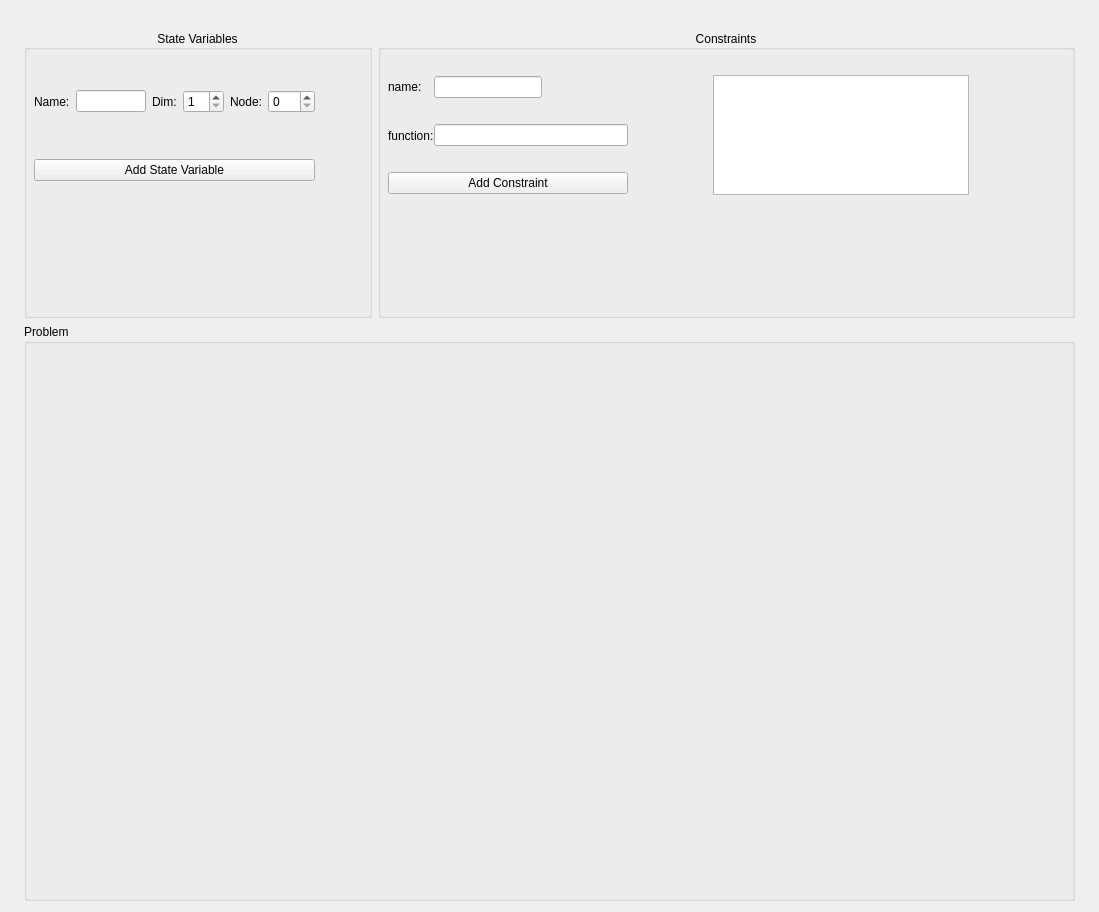
<?xml version="1.0" encoding="UTF-8"?>
<ui version="4.0">
 <class>Form</class>
 <widget class="QWidget" name="Form">
  <property name="geometry">
   <rect>
    <x>0</x>
    <y>0</y>
    <width>1099</width>
    <height>912</height>
   </rect>
  </property>
  <property name="mouseTracking">
   <bool>false</bool>
  </property>
  <property name="windowTitle">
   <string>Form</string>
  </property>
  <widget class="QWidget" name="verticalLayoutWidget">
   <property name="geometry">
    <rect>
     <x>24</x>
     <y>30</y>
     <width>1051</width>
     <height>871</height>
    </rect>
   </property>
   <layout class="QVBoxLayout" name="mainLayout" stretch="1,2">
    <item>
     <layout class="QHBoxLayout" name="horizontalLayout" stretch="1,2">
      <item>
       <widget class="QGroupBox" name="SV">
        <property name="title">
         <string>State Variables</string>
        </property>
        <property name="alignment">
         <set>Qt::AlignCenter</set>
        </property>
        <property name="flat">
         <bool>false</bool>
        </property>
        <property name="checkable">
         <bool>false</bool>
        </property>
        <widget class="QWidget" name="gridLayoutWidget_2">
         <property name="geometry">
          <rect>
           <x>10</x>
           <y>20</y>
           <width>281</width>
           <height>171</height>
          </rect>
         </property>
         <layout class="QGridLayout" name="gridLayout_2">
          <item row="0" column="0">
           <widget class="QLabel" name="SVName">
            <property name="text">
             <string>Name:</string>
            </property>
           </widget>
          </item>
          <item row="0" column="5">
           <widget class="NodesSpinBox" name="SVNodeInput">
            <property name="palette">
             <palette>
              <active>
               <colorrole role="Highlight">
                <brush brushstyle="SolidPattern">
                 <color alpha="0">
                  <red>87</red>
                  <green>49</green>
                  <blue>198</blue>
                 </color>
                </brush>
               </colorrole>
               <colorrole role="HighlightedText">
                <brush brushstyle="SolidPattern">
                 <color alpha="255">
                  <red>0</red>
                  <green>0</green>
                  <blue>0</blue>
                 </color>
                </brush>
               </colorrole>
              </active>
              <inactive>
               <colorrole role="Highlight">
                <brush brushstyle="SolidPattern">
                 <color alpha="0">
                  <red>87</red>
                  <green>49</green>
                  <blue>198</blue>
                 </color>
                </brush>
               </colorrole>
               <colorrole role="HighlightedText">
                <brush brushstyle="SolidPattern">
                 <color alpha="255">
                  <red>0</red>
                  <green>0</green>
                  <blue>0</blue>
                 </color>
                </brush>
               </colorrole>
              </inactive>
              <disabled>
               <colorrole role="Highlight">
                <brush brushstyle="SolidPattern">
                 <color alpha="255">
                  <red>145</red>
                  <green>141</green>
                  <blue>126</blue>
                 </color>
                </brush>
               </colorrole>
               <colorrole role="HighlightedText">
                <brush brushstyle="SolidPattern">
                 <color alpha="255">
                  <red>0</red>
                  <green>0</green>
                  <blue>0</blue>
                 </color>
                </brush>
               </colorrole>
              </disabled>
             </palette>
            </property>
            <property name="maximum">
             <number>102</number>
            </property>
            <property name="value">
             <number>0</number>
            </property>
           </widget>
          </item>
          <item row="0" column="4">
           <widget class="QLabel" name="SVNode">
            <property name="text">
             <string>Node:</string>
            </property>
           </widget>
          </item>
          <item row="0" column="1">
           <widget class="QLineEdit" name="SVNameInput"/>
          </item>
          <item row="0" column="3">
           <widget class="QSpinBox" name="SVDimInput">
            <property name="minimum">
             <number>1</number>
            </property>
           </widget>
          </item>
          <item row="0" column="2">
           <widget class="QLabel" name="SVDim">
            <property name="text">
             <string>Dim:</string>
            </property>
           </widget>
          </item>
          <item row="1" column="0" colspan="6">
           <widget class="QPushButton" name="SVAddButton">
            <property name="text">
             <string>Add State Variable</string>
            </property>
           </widget>
          </item>
         </layout>
        </widget>
       </widget>
      </item>
      <item>
       <widget class="QGroupBox" name="CT">
        <property name="layoutDirection">
         <enum>Qt::LeftToRight</enum>
        </property>
        <property name="title">
         <string>Constraints</string>
        </property>
        <property name="alignment">
         <set>Qt::AlignCenter</set>
        </property>
        <widget class="QWidget" name="gridLayoutWidget">
         <property name="geometry">
          <rect>
           <x>10</x>
           <y>20</y>
           <width>581</width>
           <height>171</height>
          </rect>
         </property>
         <layout class="QGridLayout" name="CTGrid">
          <property name="spacing">
           <number>0</number>
          </property>
          <item row="0" column="0">
           <widget class="QLabel" name="CTName">
            <property name="text">
             <string>name:</string>
            </property>
           </widget>
          </item>
          <item row="0" column="1">
           <widget class="QLineEdit" name="CTNameInput"/>
          </item>
          <item row="2" column="0" colspan="3">
           <widget class="QPushButton" name="CTButton">
            <property name="text">
             <string>Add Constraint</string>
            </property>
           </widget>
          </item>
          <item row="1" column="0">
           <widget class="QLabel" name="CTFunction">
            <property name="text">
             <string>function:</string>
            </property>
           </widget>
          </item>
          <item row="0" column="2">
           <spacer name="horizontalSpacer">
            <property name="orientation">
             <enum>Qt::Horizontal</enum>
            </property>
            <property name="sizeType">
             <enum>QSizePolicy::Expanding</enum>
            </property>
            <property name="sizeHint" stdset="0">
             <size>
              <width>40</width>
              <height>20</height>
             </size>
            </property>
           </spacer>
          </item>
          <item row="1" column="1" colspan="2">
           <widget class="LineEdit" name="CTFunctionInput"/>
          </item>
          <item row="0" column="4" rowspan="3">
           <widget class="QListWidget" name="CTList">
            <property name="editTriggers">
             <set>QAbstractItemView::DoubleClicked|QAbstractItemView::EditKeyPressed</set>
            </property>
            <property name="dragEnabled">
             <bool>true</bool>
            </property>
            <property name="dragDropMode">
             <enum>QAbstractItemView::DragOnly</enum>
            </property>
           </widget>
          </item>
          <item row="0" column="3" rowspan="3">
           <spacer name="horizontalSpacer_2">
            <property name="orientation">
             <enum>Qt::Horizontal</enum>
            </property>
            <property name="sizeHint" stdset="0">
             <size>
              <width>40</width>
              <height>20</height>
             </size>
            </property>
           </spacer>
          </item>
         </layout>
        </widget>
       </widget>
      </item>
     </layout>
    </item>
    <item>
     <widget class="QGroupBox" name="PRB">
      <property name="title">
       <string>Problem</string>
      </property>
     </widget>
    </item>
   </layout>
  </widget>
  <action name="actionExit">
   <property name="icon">
    <iconset>
     <normaloff>../../../../.designer/resources/rocket.svg</normaloff>../../../../.designer/resources/rocket.svg</iconset>
   </property>
   <property name="text">
    <string>Exit</string>
   </property>
   <property name="toolTip">
    <string>Exit Horizon GUI</string>
   </property>
   <property name="shortcut">
    <string>Ctrl+E</string>
   </property>
  </action>
  <action name="actionAbout">
   <property name="icon">
    <iconset>
     <normaloff>../../../../.designer/resources/info.svg</normaloff>../../../../.designer/resources/info.svg</iconset>
   </property>
   <property name="text">
    <string>About</string>
   </property>
   <property name="toolTip">
    <string>Info about Horizon GUI</string>
   </property>
   <property name="shortcut">
    <string>Ctrl+I</string>
   </property>
  </action>
 </widget>
 <customwidgets>
  <customwidget>
   <class>NodesSpinBox</class>
   <extends>QSpinBox</extends>
   <header>custom_widgets/nodes_spinbox.h</header>
  </customwidget>
  <customwidget>
   <class>LineEdit</class>
   <extends>QLineEdit</extends>
   <header>custom_widgets/line_edit.h</header>
  </customwidget>
 </customwidgets>
 <tabstops>
  <tabstop>CTNameInput</tabstop>
  <tabstop>CTFunctionInput</tabstop>
  <tabstop>CTButton</tabstop>
  <tabstop>CTList</tabstop>
 </tabstops>
 <resources/>
 <connections/>
 <slots>
  <slot>addStateVariable()</slot>
 </slots>
</ui>
